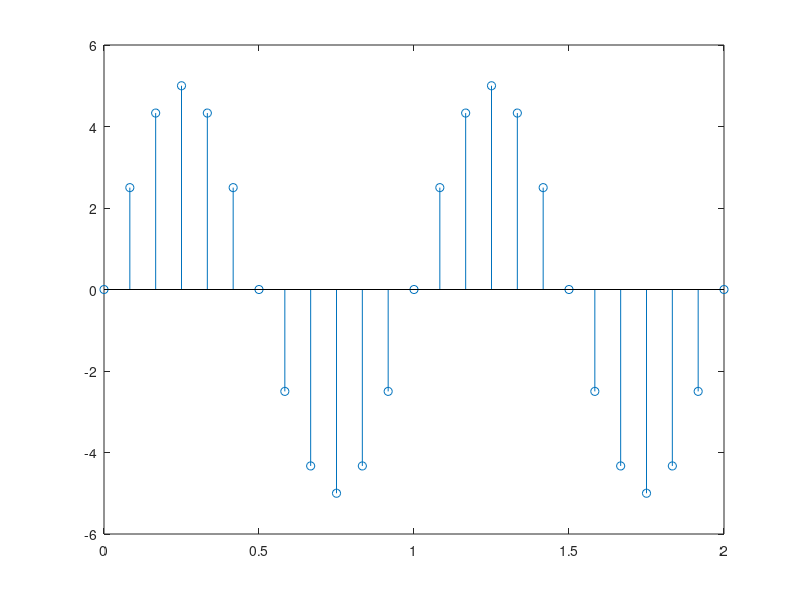

This chart was generated by the following MATLAB code:
clc;
clear all;
f = 1;
a = 5;
t = 0:1/12:2*(1/f);
y = a*sin(2*pi*f*t);
x = zeros(1,length(t));
for  i = 1:25
  x(i) = a*sin(2*pi*f*t(i));
end
stem(t,x);

